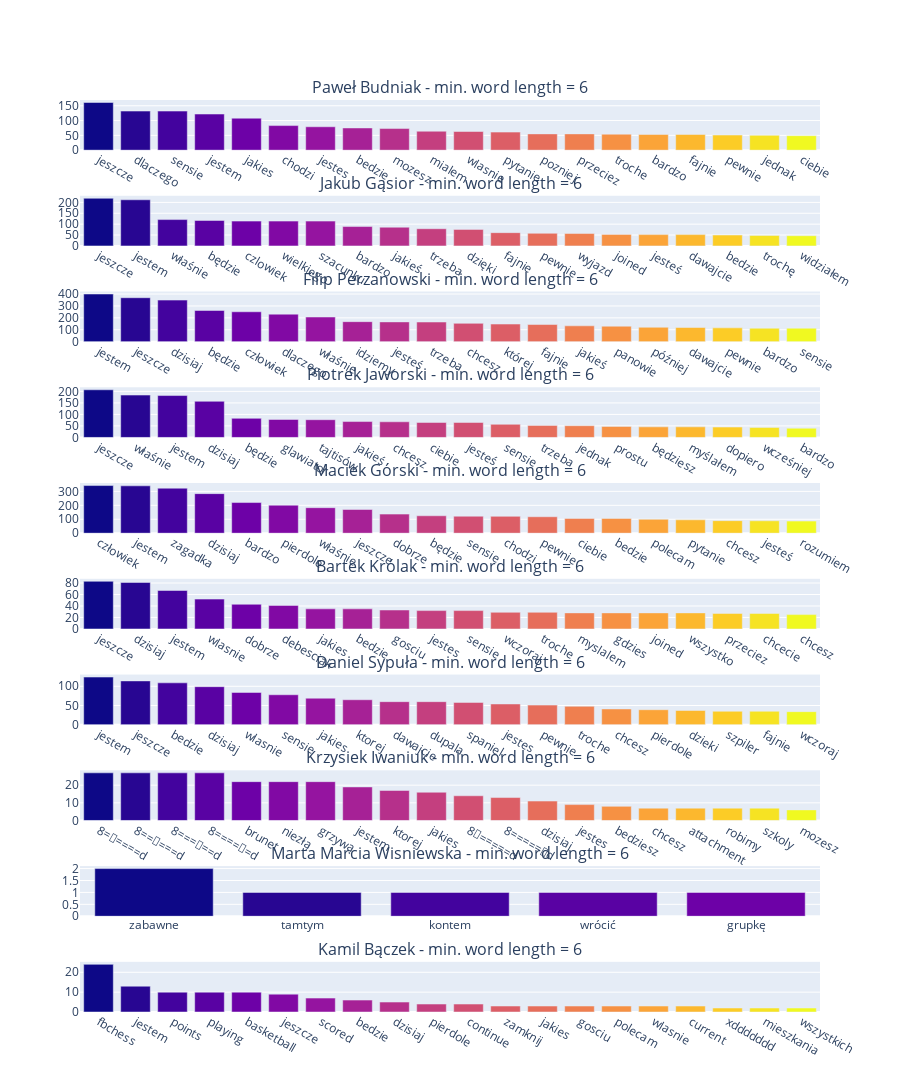

Source (notebook cell):
### Code cell
plt_titles = [f'{sender} - min. word length = {min_word_length}' for sender in word_counts]
fig = make_subplots(
    rows=len(word_counts),
    cols=1,
    subplot_titles=plt_titles,
)
for i,sender in enumerate(word_counts):
    df = pd.DataFrame(word_counts[sender].items())[0:20]
    df.columns = ['word', 'count']
    f = px.bar(df, y = 'count', x = 'word', color = df.index)
    fig.add_trace(f.data[0], row = i + 1, col = 1)
fig.update_layout(height=len(word_counts) * 350, width=900)
fig.update(layout_coloraxis_showscale=False)
fig.show()

### Figure 1 — Plotly figure (JSON) as saved in the notebook; plotly's stock layout.template omitted (floating-point values rounded to 4 significant figures)
{"data": [{"alignmentgroup": "True", "hovertemplate": "word=%{x}<br>count=%{y}<br>index=%{marker.color}<extra></extra>", "legendgroup": "", "marker": {"color": [0, 1, 2, 3, 4, 5, 6, 7, 8, 9, 10, 11, 12, 13, 14, 15, 16, 17, 18, 19], "coloraxis": "coloraxis"}, "name": "", "offsetgroup": "", "orientation": "v", "showlegend": false, "textposition": "auto", "type": "bar", "x": ["jeszcze", "dlaczego", "sensie", "jestem", "jakies", "chodzi", "jestes", "bedzie", "mozesz", "mialem", "wlasnie", "pytanie", "pozniej", "przeciez", "troche", "bardzo", "fajnie", "pewnie", "jednak", "ciebie"], "xaxis": "x", "y": [161, 132, 132, 122, 108, 83, 79, 75, 73, 64, 63, 61, 55, 55, 54, 53, 53, 51, 50, 49], "yaxis": "y"}, {"alignmentgroup": "True", "hovertemplate": "word=%{x}<br>count=%{y}<br>index=%{marker.color}<extra></extra>", "legendgroup": "", "marker": {"color": [0, 1, 2, 3, 4, 5, 6, 7, 8, 9, 10, 11, 12, 13, 14, 15, 16, 17, 18, 19], "coloraxis": "coloraxis"}, "name": "", "offsetgroup": "", "orientation": "v", "showlegend": false, "textposition": "auto", "type": "bar", "x": ["jeszcze", "jestem", "właśnie", "będzie", "czlowiek", "wielkiego", "szacunku", "bardzo", "jakieś", "trzeba", "dzięki", "fajnie", "pewnie", "wyjazd", "joined", "jesteś", "dawajcie", "bedzie", "trochę", "widziałem"], "xaxis": "x2", "y": [219, 212, 121, 117, 114, 114, 114, 89, 86, 79, 76, 61, 58, 57, 53, 52, 52, 50, 48, 47], "yaxis": "y2"}, {"alignmentgroup": "True", "hovertemplate": "word=%{x}<br>count=%{y}<br>index=%{marker.color}<extra></extra>", "legendgroup": "", "marker": {"color": [0, 1, 2, 3, 4, 5, 6, 7, 8, 9, 10, 11, 12, 13, 14, 15, 16, 17, 18, 19], "coloraxis": "coloraxis"}, "name": "", "offsetgroup": "", "orientation": "v", "showlegend": false, "textposition": "auto", "type": "bar", "x": ["jestem", "jeszcze", "dzisiaj", "będzie", "człowiek", "dlaczego", "właśnie", "idziemy", "jesteś", "trzeba", "chcesz", "której", "fajnie", "jakieś", "panowie", "później", "dawajcie", "pewnie", "bardzo", "sensie"], "xaxis": "x3", "y": [400, 369, 349, 262, 251, 231, 207, 168, 166, 165, 154, 148, 144, 133, 130, 121, 119, 116, 113, 113], "yaxis": "y3"}, {"alignmentgroup": "True", "hovertemplate": "word=%{x}<br>count=%{y}<br>index=%{marker.color}<extra></extra>", "legendgroup": "", "marker": {"color": [0, 1, 2, 3, 4, 5, 6, 7, 8, 9, 10, 11, 12, 13, 14, 15, 16, 17, 18, 19], "coloraxis": "coloraxis"}, "name": "", "offsetgroup": "", "orientation": "v", "showlegend": false, "textposition": "auto", "type": "bar", "x": ["jeszcze", "właśnie", "jestem", "dzisiaj", "będzie", "glawiator", "tajtisów", "jakieś", "chcesz", "ciebie", "jesteś", "sensie", "trzeba", "jednak", "prostu", "będziesz", "myślałem", "dopiero", "wcześniej", "bardzo"], "xaxis": "x4", "y": [207, 184, 182, 157, 83, 78, 77, 69, 68, 65, 65, 57, 52, 51, 48, 46, 46, 45, 43, 40], "yaxis": "y4"}, {"alignmentgroup": "True", "hovertemplate": "word=%{x}<br>count=%{y}<br>index=%{marker.color}<extra></extra>", "legendgroup": "", "marker": {"color": [0, 1, 2, 3, 4, 5, 6, 7, 8, 9, 10, 11, 12, 13, 14, 15, 16, 17, 18, 19], "coloraxis": "coloraxis"}, "name": "", "offsetgroup": "", "orientation": "v", "showlegend": false, "textposition": "auto", "type": "bar", "x": ["człowiek", "jestem", "zagadka", "dzisiaj", "bardzo", "pierdole", "właśnie", "jeszcze", "dobrze", "będzie", "sensie", "chodzi", "pewnie", "ciebie", "bedzie", "polecam", "pytanie", "chcesz", "jesteś", "rozumiem"], "xaxis": "x5", "y": [342, 340, 323, 284, 220, 201, 183, 170, 137, 125, 122, 121, 118, 106, 106, 100, 96, 90, 89, 87], "yaxis": "y5"}, {"alignmentgroup": "True", "hovertemplate": "word=%{x}<br>count=%{y}<br>index=%{marker.color}<extra></extra>", "legendgroup": "", "marker": {"color": [0, 1, 2, 3, 4, 5, 6, 7, 8, 9, 10, 11, 12, 13, 14, 15, 16, 17, 18, 19], "coloraxis": "coloraxis"}, "name": "", "offsetgroup": "", "orientation": "v", "showlegend": false, "textposition": "auto", "type": "bar", "x": ["jeszcze", "dzisiaj", "jestem", "wlasnie", "dobrze", "debesciak", "jakies", "bedzie", "gosciu", "jestes", "sensie", "wczoraj", "troche", "myslalem", "gdzies", "joined", "wszystko", "przeciez", "chcecie", "chcesz"], "xaxis": "x6", "y": [83, 81, 67, 52, 43, 41, 35, 35, 33, 32, 32, 29, 29, 28, 28, 28, 28, 27, 27, 25], "yaxis": "y6"}, {"alignmentgroup": "True", "hovertemplate": "word=%{x}<br>count=%{y}<br>index=%{marker.color}<extra></extra>", "legendgroup": "", "marker": {"color": [0, 1, 2, 3, 4, 5, 6, 7, 8, 9, 10, 11, 12, 13, 14, 15, 16, 17, 18, 19], "coloraxis": "coloraxis"}, "name": "", "offsetgroup": "", "orientation": "v", "showlegend": false, "textposition": "auto", "type": "bar", "x": ["jestem", "jeszcze", "bedzie", "dzisiaj", "wlasnie", "sensie", "jakies", "ktorej", "dawajcie", "dupala", "spaniel", "jestes", "pewnie", "troche", "chcesz", "pierdole", "dzieki", "szpiler", "fajnie", "wczoraj"], "xaxis": "x7", "y": [124, 114, 109, 99, 84, 78, 69, 65, 60, 60, 58, 54, 51, 48, 41, 39, 37, 35, 35, 34], "yaxis": "y7"}, {"alignmentgroup": "True", "hovertemplate": "word=%{x}<br>count=%{y}<br>index=%{marker.color}<extra></extra>", "legendgroup": "", "marker": {"color": [0, 1, 2, 3, 4, 5, 6, 7, 8, 9, 10, 11, 12, 13, 14, 15, 16, 17, 18, 19], "coloraxis": "coloraxis"}, "name": "", "offsetgroup": "", "orientation": "v", "showlegend": false, "textposition": "auto", "type": "bar", "x": ["8=👊====d", "8==👊===d", "8===👊==d", "8====👊=d", "brunet", "niezłą", "grzywą", "jestem", "ktorej", "jakies", "8👊=====d", "8=====👊d", "dzisiaj", "jestes", "bedziesz", "chcesz", "attachment", "robimy", "szkoly", "mozesz"], "xaxis": "x8", "y": [27, 27, 27, 27, 22, 22, 22, 19, 17, 16, 14, 13, 11, 9, 8, 7, 7, 7, 7, 6], "yaxis": "y8"}, {"alignmentgroup": "True", "hovertemplate": "word=%{x}<br>count=%{y}<br>index=%{marker.color}<extra></extra>", "legendgroup": "", "marker": {"color": [0, 1, 2, 3, 4], "coloraxis": "coloraxis"}, "name": "", "offsetgroup": "", "orientation": "v", "showlegend": false, "textposition": "auto", "type": "bar", "x": ["zabawne", "tamtym", "kontem", "wrócić", "grupkę"], "xaxis": "x9", "y": [2, 1, 1, 1, 1], "yaxis": "y9"}, {"alignmentgroup": "True", "hovertemplate": "word=%{x}<br>count=%{y}<br>index=%{marker.color}<extra></extra>", "legendgroup": "", "marker": {"color": [0, 1, 2, 3, 4, 5, 6, 7, 8, 9, 10, 11, 12, 13, 14, 15, 16, 17, 18, 19], "coloraxis": "coloraxis"}, "name": "", "offsetgroup": "", "orientation": "v", "showlegend": false, "textposition": "auto", "type": "bar", "x": ["fbchess", "jestem", "points", "playing", "basketball", "jeszcze", "scored", "bedzie", "dzisiaj", "pierdole", "continue", "zamknij", "jakies", "gosciu", "polecam", "wlasnie", "current", "xddddddd", "mieszkania", "wszystkich"], "xaxis": "x10", "y": [24, 13, 10, 10, 10, 9, 7, 6, 5, 4, 4, 3, 3, 3, 3, 3, 3, 2, 2, 2], "yaxis": "y10"}], "layout": {"annotations": [{"font": {"size": 16}, "showarrow": false, "text": "Paweł Budniak - min. word length = 6", "x": 0.5, "xanchor": "center", "xref": "paper", "y": 1, "yanchor": "bottom", "yref": "paper"}, {"font": {"size": 16}, "showarrow": false, "text": "Jakub Gąsior - min. word length = 6", "x": 0.5, "xanchor": "center", "xref": "paper", "y": 0.895, "yanchor": "bottom", "yref": "paper"}, {"font": {"size": 16}, "showarrow": false, "text": "Filip Perzanowski - min. word length = 6", "x": 0.5, "xanchor": "center", "xref": "paper", "y": 0.79, "yanchor": "bottom", "yref": "paper"}, {"font": {"size": 16}, "showarrow": false, "text": "Piotrek Jaworski - min. word length = 6", "x": 0.5, "xanchor": "center", "xref": "paper", "y": 0.685, "yanchor": "bottom", "yref": "paper"}, {"font": {"size": 16}, "showarrow": false, "text": "Maciek Górski - min. word length = 6", "x": 0.5, "xanchor": "center", "xref": "paper", "y": 0.58, "yanchor": "bottom", "yref": "paper"}, {"font": {"size": 16}, "showarrow": false, "text": "Bartek Królak - min. word length = 6", "x": 0.5, "xanchor": "center", "xref": "paper", "y": 0.475, "yanchor": "bottom", "yref": "paper"}, {"font": {"size": 16}, "showarrow": false, "text": "Daniel Sypuła - min. word length = 6", "x": 0.5, "xanchor": "center", "xref": "paper", "y": 0.37, "yanchor": "bottom", "yref": "paper"}, {"font": {"size": 16}, "showarrow": false, "text": "Krzysiek Iwaniuk - min. word length = 6", "x": 0.5, "xanchor": "center", "xref": "paper", "y": 0.265, "yanchor": "bottom", "yref": "paper"}, {"font": {"size": 16}, "showarrow": false, "text": "Marta Marcia Wisniewska - min. word length = 6", "x": 0.5, "xanchor": "center", "xref": "paper", "y": 0.16, "yanchor": "bottom", "yref": "paper"}, {"font": {"size": 16}, "showarrow": false, "text": "Kamil Bączek - min. word length = 6", "x": 0.5, "xanchor": "center", "xref": "paper", "y": 0.055, "yanchor": "bottom", "yref": "paper"}], "coloraxis": {"showscale": false}, "height": 3500, "width": 900, "xaxis": {"anchor": "y", "domain": [0, 1]}, "xaxis10": {"anchor": "y10", "domain": [0, 1]}, "xaxis2": {"anchor": "y2", "domain": [0, 1]}, "xaxis3": {"anchor": "y3", "domain": [0, 1]}, "xaxis4": {"anchor": "y4", "domain": [0, 1]}, "xaxis5": {"anchor": "y5", "domain": [0, 1]}, "xaxis6": {"anchor": "y6", "domain": [0, 1]}, "xaxis7": {"anchor": "y7", "domain": [0, 1]}, "xaxis8": {"anchor": "y8", "domain": [0, 1]}, "xaxis9": {"anchor": "y9", "domain": [0, 1]}, "yaxis": {"anchor": "x", "domain": [0.945, 1]}, "yaxis10": {"anchor": "x10", "domain": [0, 0.055]}, "yaxis2": {"anchor": "x2", "domain": [0.84, 0.895]}, "yaxis3": {"anchor": "x3", "domain": [0.735, 0.79]}, "yaxis4": {"anchor": "x4", "domain": [0.63, 0.685]}, "yaxis5": {"anchor": "x5", "domain": [0.525, 0.58]}, "yaxis6": {"anchor": "x6", "domain": [0.42, 0.475]}, "yaxis7": {"anchor": "x7", "domain": [0.315, 0.37]}, "yaxis8": {"anchor": "x8", "domain": [0.21, 0.265]}, "yaxis9": {"anchor": "x9", "domain": [0.105, 0.16]}}}
